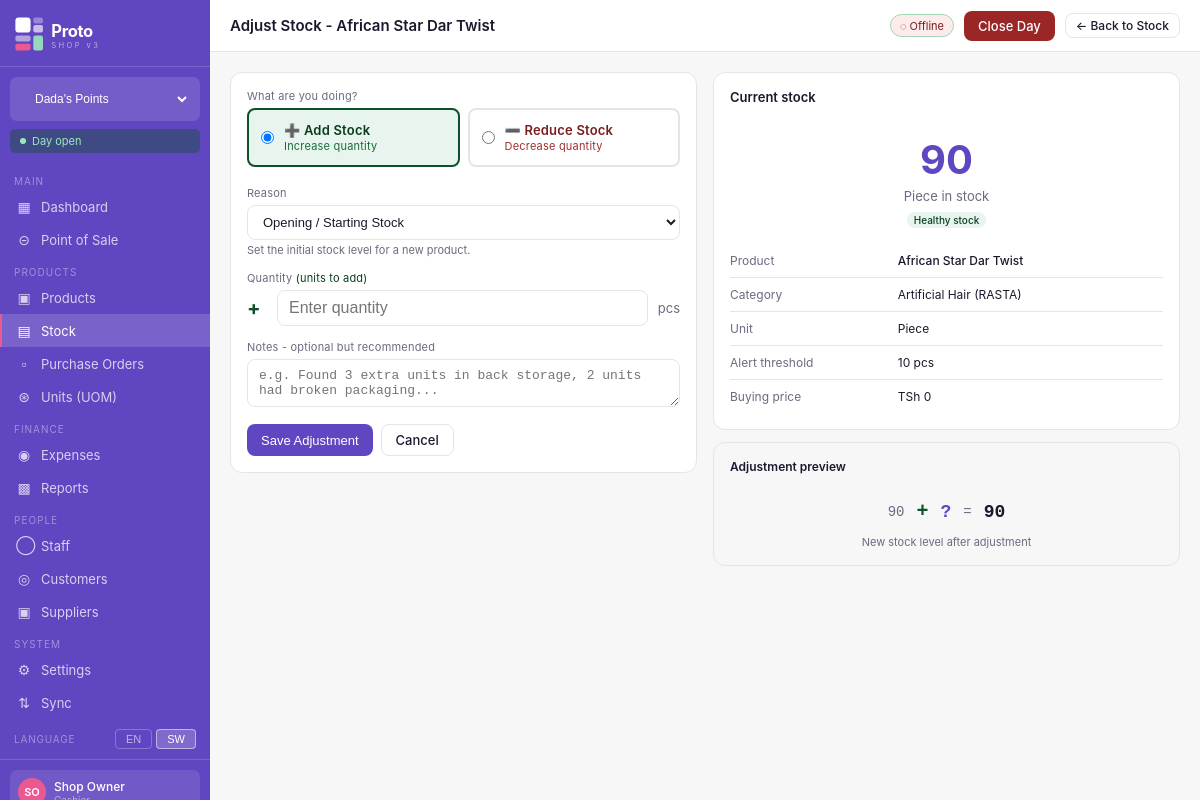
Screenshot of /stock/adjust/2/ (signed in) with the database file from the repository.
### shops/models.py (models this page shows, shortened)
class Shop(models.Model):
    SHOP_TYPE_CHOICES = [
        ('handbags', 'Handbags'),
        ('hair', 'Hair Products'),
        ('home', 'Home Supplies'),
        ('other', 'Other'),
    ]
    name = models.CharField(max_length=100)
    shop_type = models.CharField(max_length=20, choices=SHOP_TYPE_CHOICES)
    address = models.TextField(blank=True)
    phone = models.CharField(max_length=20, blank=True)
    is_active = models.BooleanField(default=True)
    created_at = models.DateTimeField(auto_now_add=True)
    class Meta:
        ordering = ['name']

class UserShopAccess(models.Model):
    ROLE_CHOICES = [
        ('owner', 'Owner'),
        ('admin', 'Admin'),
        ('cashier', 'Cashier'),
    ]
    user = models.ForeignKey(User, on_delete=models.CASCADE, related_name='shop_access')
    shop = models.ForeignKey(Shop, on_delete=models.CASCADE, related_name='user_access')
    role = models.CharField(max_length=20, choices=ROLE_CHOICES, default='cashier')
    is_active = models.BooleanField(default=True)
    class Meta:
        unique_together = ('user', 'shop')

### products/models.py (models this page shows, shortened)
class Product(models.Model):
    name = models.CharField(max_length=200)
    sku = models.CharField(max_length=50, unique=True, blank=True)
    category = models.ForeignKey(Category, on_delete=models.SET_NULL, null=True, blank=True, related_name='products')
    shop = models.ForeignKey(Shop, on_delete=models.CASCADE, related_name='products')
    description = models.TextField(blank=True)
    image = models.ImageField(upload_to='products/', null=True, blank=True)
    selling_price = models.DecimalField(max_digits=12, decimal_places=2)
    buying_price  = models.DecimalField(max_digits=12, decimal_places=2)
    tax_inclusive = models.BooleanField(default=True)
    uom = models.ForeignKey(
        'units.UnitOfMeasure',
        on_delete=models.SET_NULL,
        null=True, blank=True,
        related_name='products',
        verbose_name='Unit of Measure',
        help_text='e.g. Piece, Kg, Litre, Packet'
    )
    track_stock = models.BooleanField(default=True)
    low_stock_threshold = models.IntegerField(default=10)
    is_active = models.BooleanField(default=True)
    has_variants = models.BooleanField(default=False)
    created_at = models.DateTimeField(auto_now_add=True)
    updated_at = models.DateTimeField(auto_now=True)
    class Meta:
        ordering = ['name']

class Category(models.Model):
    name = models.CharField(max_length=100)
    slug = models.SlugField(unique=True)
    shop = models.ForeignKey(Shop, on_delete=models.CASCADE, related_name='categories', null=True, blank=True)
    description = models.TextField(blank=True)
    is_active = models.BooleanField(default=True)
    created_at = models.DateTimeField(auto_now_add=True)
    class Meta:
        verbose_name_plural = 'categories'
        ordering = ['name']

### units/models.py (models this page shows, shortened)
class UnitOfMeasure(models.Model):
    name           = models.CharField(max_length=50, unique=True)
    short_name     = models.CharField(max_length=10)
    allow_decimals = models.BooleanField(
        default=False,
        help_text='Allow fractional quantities (e.g. 0.5 kg). '
                  'Disable for countable items like pieces or packets.'
    )
    is_active  = models.BooleanField(default=True)
    sort_order = models.IntegerField(default=0)
    class Meta:
        ordering = ['sort_order', 'name']
        verbose_name = 'Unit of Measure'
        verbose_name_plural = 'Units of Measure'

### stock/models.py (models this page shows, shortened)
class StockLevel(models.Model):
    product = models.ForeignKey(Product, on_delete=models.CASCADE, related_name='stock_levels')
    variant = models.ForeignKey(ProductVariant, on_delete=models.CASCADE, null=True, blank=True, related_name='stock_levels')
    shop = models.ForeignKey(Shop, on_delete=models.CASCADE, related_name='stock_levels')
    quantity = models.IntegerField(default=0)
    updated_at = models.DateTimeField(auto_now=True)
    class Meta:
        unique_together = ('product', 'variant', 'shop')
    @property
    def is_low(self):
        threshold = self.product.low_stock_threshold
        return self.quantity <= threshold
    @property
    def is_critical(self):
        return self.quantity <= 3

### stock/views.py (the view, shortened to what this page needs)
# urls.py: path('adjust/<int:product_pk>/', views.adjust_stock, name='adjust'),
@login_required
def adjust_stock(request, product_pk):
    shop = get_current_shop(request)
    product = get_object_or_404(Product, pk=product_pk, shop=shop)
    sl, _ = StockLevel.objects.get_or_create(
        product=product, variant=None, shop=shop, defaults={'quantity': 0}
    )
    ADD_TYPES = {'opening', 'return', 'transfer_in', 'found'}
    REDUCE_TYPES = {'write_off', 'damage', 'theft', 'expired', 'transfer_out'}
    return render(request, 'stock/adjust.html', {
        'product': product,
        'shop': shop,
        'stock_level': sl,
    })

### templates/stock/adjust.html (shortened to what this page needs)
{% extends "base.html" %}
{% block page_title %}Adjust Stock - {{ product.name }}{% endblock %}
{% block topbar_actions %}
  <a href="{% url 'stock:list' %}" class="btn btn-outline btn-sm">← Back to Stock</a>
{% endblock %}
{% block content %}
<div class="grid-2" style="align-items:start">
  <div class="card">
    <form method="post" id="adjust-form">
      <div class="form-group">
        <label>What are you doing?</label>
        <div style="display:grid;grid-template-columns:1fr 1fr;gap:8px;margin-top:4px">
          <label id="lbl-add" style="border:2px solid #0D512B;border-radius:8px;padding:12px;cursor:pointer;background:#e8f5ee;display:flex;align-items:center;gap:10px">
            <input type="radio" name="direction" value="add" checked onchange="switchDir(this.value)" style="width:auto">
            <div>
              <div style="font-size:13px;font-weight:600;color:#0a3d1f">➕ Add Stock</div>
              <div style="font-size:11px;color:#1a6b3a;margin-top:1px">Increase quantity</div>
            </div>
          </label>
          <label id="lbl-reduce" style="border:2px solid #e4e4ec;border-radius:8px;padding:12px;cursor:pointer;background:#fff;display:flex;align-items:center;gap:10px">
            <input type="radio" name="direction" value="reduce" onchange="switchDir(this.value)" style="width:auto">
            <div>
              <div style="font-size:13px;font-weight:600;color:#7a1f1f">➖ Reduce Stock</div>
              <div style="font-size:11px;color:#a03030;margin-top:1px">Decrease quantity</div>
            </div>
          </label>
        </div>
      </div>
      <div class="form-group">
        <label>Reason</label>
        <select name="movement_type" id="reason-select" onchange="updateReasonHint()">
          <optgroup label="Adding stock" id="opts-add">
            <option value="opening">Opening / Starting Stock</option>
          </optgroup>
        </select>
        <div id="reason-hint" class="field-hint" style="margin-top:4px"></div>
      </div>
      <div class="form-group">
        <label>Quantity <span id="qty-label-suffix" style="color:#0a3d1f;font-size:11px">(units to add)</span></label>
        <div style="display:flex;align-items:center;gap:10px">
          <span id="qty-sign" style="font-size:20px;font-weight:700;color:#0D512B;width:20px">+</span>
          <input type="number" name="quantity" id="qty-input" min="1"
                 placeholder="Enter quantity" required
                 style="flex:1;font-size:16px;font-weight:500">
          {% if product.uom %}
          <span style="font-size:13px;color:#6b6b80;flex-shrink:0">{{ product.uom.short_name }}</span>
          {% endif %}
        </div>
      </div>
      <div class="form-group">
        <label>Notes <span class="field-hint">- optional but recommended</span></label>
        <textarea name="notes" rows="2" placeholder="e.g. Found 3 extra units in back storage, 2 units had broken packaging..."></textarea>
      </div>
      <div style="display:flex;gap:8px;margin-top:4px">
        <button type="submit" class="btn btn-primary" id="submit-btn">Save Adjustment</button>
        <a href="{% url 'stock:list' %}" class="btn btn-outline">Cancel</a>
      </div>
    </form>
  </div>
  <div>
    <div class="card" style="margin-bottom:12px">
      <div class="card-title">Current stock</div>
      <div style="text-align:center;padding:16px 0">
        <div style="font-size:40px;font-weight:700;color:{% if stock_level.quantity <= 0 %}#9b2626{% elif stock_level.is_critical %}#e67e22{% else %}#6146c1{% endif %}">
          {{ stock_level.quantity }}
        </div>
        <div style="font-size:13px;color:#6b6b80;margin-top:4px">
          {{ product.uom.name|default:"units" }} in stock
        </div>
        {% if stock_level.quantity <= 0 %}
          <span class="badge badge-red" style="margin-top:8px">Out of stock</span>
        {% elif stock_level.is_critical %}
          <span class="badge badge-red" style="margin-top:8px">Critical - below threshold</span>
        {% elif stock_level.is_low %}
          <span class="badge badge-amber" style="margin-top:8px">Low stock warning</span>
        {% else %}
          <span class="badge badge-green" style="margin-top:8px">Healthy stock</span>
        {% endif %}
      </div>
      <table style="width:100%;font-size:12px">
        <tr><td style="color:#6b6b80;padding:4px 0">Product</td><td style="font-weight:500">{{ product.name }}</td></tr>
        <tr><td style="color:#6b6b80;padding:4px 0">Category</td><td>{{ product.category.name|default:"-" }}</td></tr>
        <tr><td style="color:#6b6b80;padding:4px 0">Unit</td><td>{{ product.uom.name|default:"-" }}</td></tr>
        <tr><td style="color:#6b6b80;padding:4px 0">Alert threshold</td><td>{{ product.low_stock_threshold }} {{ product.uom.short_name|default:"units" }}</td></tr>
        <tr><td style="color:#6b6b80;padding:4px 0">Buying price</td><td>TSh {{ product.buying_price|floatformat:0 }}</td></tr>
      </table>
    </div>
    <div class="card" style="background:#f7f7f8;border-color:#e4e4ec">
      <div class="card-title" style="font-size:12px">Adjustment preview</div>
      <div style="display:flex;align-items:center;justify-content:center;gap:12px;padding:12px 0;font-family:monospace;font-size:14px">
        <span id="prev-before" style="color:#6b6b80">{{ stock_level.quantity }}</span>
        <span id="prev-sign" style="font-size:20px;font-weight:700;color:#0D512B">+</span>
        <span id="prev-qty" style="font-size:18px;font-weight:600;color:#6146c1">?</span>
        <span style="color:#6b6b80">=</span>
        <span id="prev-after" style="font-size:18px;font-weight:700;color:#1a1a2e">{{ stock_level.quantity }}</span>
      </div>
      <div style="text-align:center;font-size:11px;color:#6b6b80">New stock level after adjustment</div>
    </div>
  </div>
</div>
{% endblock %}

### templates/base.html (shortened to what this page needs)
<!DOCTYPE html>
<html lang="en">
<head>
  <link rel="stylesheet" href="/static/css/proto.css">
</head>
<body>
<div class="app-layout">
  <aside class="sidebar">
    <div class="sidebar-logo">
      <a href="{% url 'dashboard' %}" style="display:flex;align-items:center;padding:2px 0;">
        <img src="/static/img/logo-white.svg" alt="Proto v3" style="height:36px;width:auto;">
      </a>
    </div>
    {% if all_accessible_shops %}
    <form method="post" action="{% url 'switch_shop' %}" class="shop-switcher">
      <select name="shop_id" onchange="this.form.submit()">
        {% for access in all_accessible_shops %}
          <option value="{{ access.shop.id }}"
            {% if access.shop.id == current_shop.id %}selected{% endif %}>
            {{ access.shop.name }}
          </option>
        {% endfor %}
      </select>
    </form>
    {% endif %}
    <div class="day-badge {% if day_is_open %}day-open{% else %}day-closed{% endif %}">
      <span class="day-dot"></span>
      {% if day_is_open %}Day open{% else %}Day closed{% endif %}
    </div>
    <nav class="sidebar-nav">
      <div class="nav-section">Main</div>
      <a href="{% url 'dashboard' %}" class="nav-item {% if request.resolver_match.url_name == 'dashboard' %}active{% endif %}">
        <span class="nav-icon">&#9638;</span> Dashboard
      </a>
      <a href="{% url 'pos:index' %}" class="nav-item {% if 'pos' in request.resolver_match.namespace %}active{% endif %}">
        <span class="nav-icon">&#8861;</span> Point of Sale
      </a>
      <div class="nav-section">Products</div>
      <a href="{% url 'products:list' %}" class="nav-item {% if request.resolver_match.namespace == 'products' %}active{% endif %}">
        <span class="nav-icon">&#9635;</span> Products
      </a>
      <a href="{% url 'stock:list' %}" class="nav-item {% if request.resolver_match.namespace == 'stock' %}active{% endif %}">
        <span class="nav-icon">&#9636;</span> Stock
      </a>
      <a href="{% url 'purchases:list' %}" class="nav-item {% if request.resolver_match.namespace == 'purchases' %}active{% endif %}">
        <span class="nav-icon">&#9643;</span> Purchase Orders
      </a>
      <a href="{% url 'units:list' %}" class="nav-item {% if request.resolver_match.namespace == 'units' %}active{% endif %}">
        <span class="nav-icon">&#8859;</span> Units (UOM)
      </a>
      <div class="nav-section">Finance</div>
      <a href="{% url 'expenses:list' %}" class="nav-item {% if request.resolver_match.namespace == 'expenses' %}active{% endif %}">
        <span class="nav-icon">&#9673;</span> Expenses
      </a>
      <a href="{% url 'reports:dashboard' %}" class="nav-item {% if request.resolver_match.namespace == 'reports' %}active{% endif %}">
        <span class="nav-icon">&#9641;</span> Reports
      </a>
      <div class="nav-section">People</div>
      <a href="{% url 'staff:list' %}" class="nav-item {% if request.resolver_match.namespace == 'staff' %}active{% endif %}">
        <span class="nav-icon">&#9711;</span> Staff
      </a>
      <a href="{% url 'customers:list' %}" class="nav-item {% if request.resolver_match.namespace == 'customers' %}active{% endif %}">
        <span class="nav-icon">&#9678;</span> Customers
      </a>
      <a href="{% url 'purchases:suppliers' %}" class="nav-item {% if request.resolver_match.url_name == 'suppliers' or request.resolver_match.url_name == 'supplier_create' %}active{% endif %}">
        <span class="nav-icon">&#9635;</span> Suppliers
      </a>
      <div class="nav-section">System</div>
      <a href="{% url 'settings:index' %}" class="nav-item {% if request.resolver_match.namespace == 'settings' %}active{% endif %}">
        <span class="nav-icon">&#9881;</span> Settings
      </a>
      <a href="{% url 'sync_engine:dashboard' %}" class="nav-item {% if request.resolver_match.namespace == 'sync_engine' %}active{% endif %}">
        <span class="nav-icon">&#8645;</span> Sync
      </a>
      <div class="nav-lang">
        <span class="nav-lang-label">Language</span>
        <div class="nav-lang-btns">
          <form method="post" action="{% url 'settings:change_language' %}" style="display:inline">
            <button type="submit" class="lang-btn {% if request.LANGUAGE_CODE == 'en' %}lang-active{% endif %}">EN</button>
          </form>
          <form method="post" action="{% url 'settings:change_language' %}" style="display:inline">
            <button type="submit" class="lang-btn {% if request.LANGUAGE_CODE != 'en' %}lang-active{% endif %}">SW</button>
          </form>
        </div>
      </div>
    </nav>
    <div class="sidebar-footer">
      <div class="user-chip">
        <div class="user-avatar">{{ request.user.first_name.0|default:request.user.username.0|upper }}{{ request.user.last_name.0|upper }}</div>
        <div>
          <div class="user-name">{{ request.user.get_full_name|default:request.user.username }}</div>
          <div class="user-role">{{ current_role|capfirst }}</div>
        </div>
      </div>
    </div>
  </aside>
  <div class="main-area">
    <header class="topbar">
      <div class="topbar-left">
        <h1 class="page-title">{% block page_title %}Dashboard{% endblock %}</h1>
      </div>
      <div class="topbar-right">
        <span class="sync-badge" id="sync-indicator" title="Click to sync">&#9679; Online</span>
        {% if day_is_open %}
          <a href="#" class="btn btn-danger" onclick="showCloseDayModal(); return false;">Close Day</a>
        {% else %}
          <a href="#" class="btn btn-success" onclick="showOpenDayModal(); return false;">Open Day</a>
        {% endif %}
        {% block topbar_actions %}{% endblock %}
      </div>
    </header>
    <main class="page-content">
      {% block content %}{% endblock %}
    </main>
  </div>
</div>
</body>
</html>

### rows the page displays
Shop: shop_id "Dada's Points"
Product: name "African Star Dar Twist", uom.short_name "pcs", uom.name "Piece", category.name "Artificial Hair (RASTA)", low_stock_threshold "10", buying_price "0"
StockLevel: quantity "90"

### other values shown
{{ request.user.first_name.0|default:request.user.username.0|upper }} "S"
{{ request.user.last_name.0|upper }} "O"
{{ request.user.get_full_name|default:request.user.username }} "Shop Owner"
